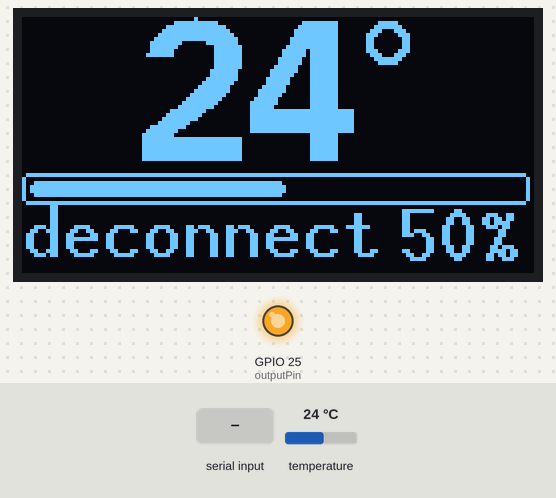
Bench run of a sketch on a simulated ESP32. Shown: 128×64 one-colour display, output pins drawn as LEDs (lit = HIGH). The test bench sets the inputs (shaded band); at power-on: temperature 24 °C. EEPROM starts erased.

Above: at 2.3 s.
2.4 s: "1" received over the second serial link
At 3.8 s:
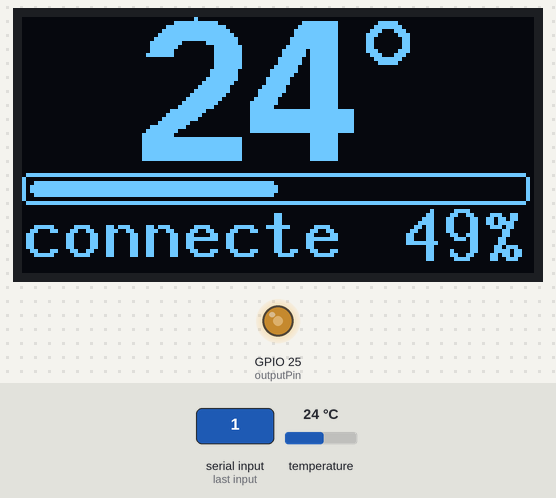
6.4 s: temperature set to 28 °C
At 7.8 s:
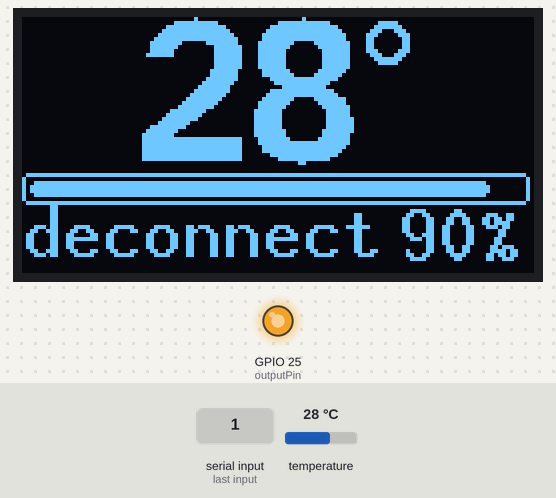
8.0 s: "0" received over the second serial link
At 9.5 s:
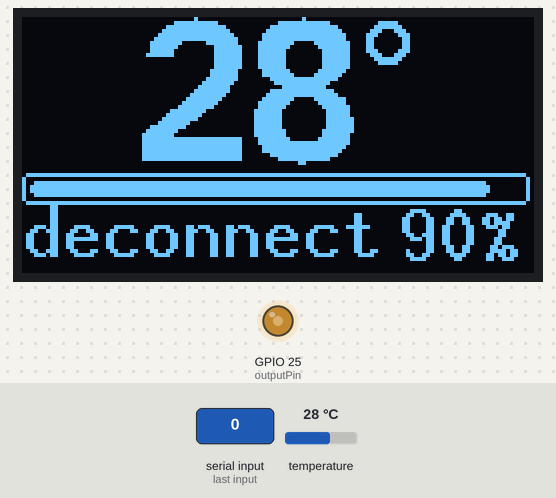
11.1 s: temperature set to 12 °C
At 11.9 s:
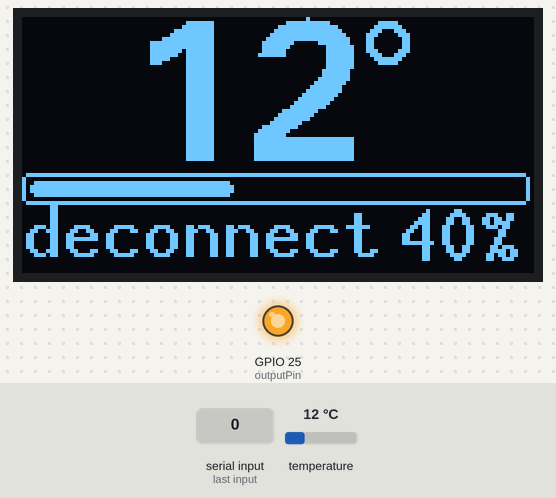
12.7 s: temperature set to 19 °C
At 13.7 s:
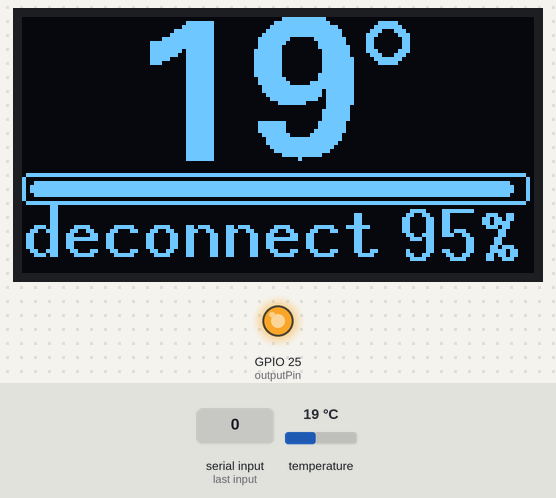
Timing chart, 0 to 15.3 s (numbered marks = the images above; inputs shaded):
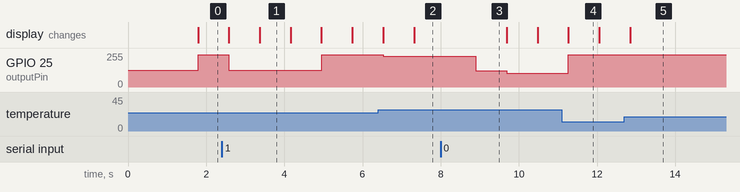

The sketch:

recepteur_Lolin_V5_05.ino
```cpp
// ********************************
// recepteur V5
// ********************************
// Le but de ce software est de realiser un recepteur de commandes pour piloter un chauffe eau electrique ECS
// pour moduler la puissance consommée
// cette version fonctionne sur la carte ESP32 LOLIN + OLED
// La resistance electrique est pilotée par un module à Triac placé près de celle ci
// la temperature de l'eau est mesurée par un ds18b20
// les echanges sont fait par port serie
// - reception d'un signal de pilotage de 0 à 100 %
// - transmission d'une temperature à l'emetteur sur le bus Myserial
// un afficheur indique la temperature de l'eau et la puissance de chauffe %
// en cas de perte de signal serie de pilotage, le chauffe eau utilise une puissance fonction de la temperature: chauffe rapidement puis se stabilise entre 50 et 60 degres
// l'eau est maintenue à une temperature minimum
// une fonction de securité active la chauffe si une periode trop longue a basse temperature a eu lieu (anti legionellose)
// elle s'active si plus de 3 jours cumulés sont passes a moins de 45 degres et se resette en passant au dessus de 60 degres
// cette valeur de temps est stockée en EEPROM en cas de coupure.
// mettre le reglage mecanique ECS au maxi
// free software by Fsa
// *********************************
// Documentation
// *************
// Librairies
// *************
#include <RBDdimmer.h>//  pour le dimmer robotdyn
#include <HardwareSerial.h> // car le port hardware serial1 de l'esp32 est crée ainsi
HardwareSerial MySerial(1);  // bus serial1 particulier au ESP32
#include <OneWire.h>            // pour lire la temperature
#include <DallasTemperature.h>  // pour la temperature
#include <EEPROM.h>             // stockage EEPROM
// *********************************

#define outputPin  25 // pour pilotage triac
#define zerocross  26 // for Lolin board
#define RX1 16  // pour Serial1
#define TX1 17  // pour Serial1

dimmerLamp dimmer(outputPin, zerocross); //initialase port for dimmer for ESP8266, ESP32, Arduino due boards

// *********************************
// capteur DS1820 ou DS18b20 connecté sur pin 52. resistance de tirage au +5 V de 2,7 Kohm
// *********************************
// Data wire is plugged into port 52 on the Arduino
#define ONE_WIRE_BUS 21
// Setup a oneWire instance to communicate with any OneWire devices
OneWire oneWire(ONE_WIRE_BUS);
// Pass our oneWire reference to Dallas Temperature.
DallasTemperature sensors(&oneWire);
// *********************************
// OLED display library - version U8G2
// *********************************
// For a connection via I2C using Wire include
#include <U8g2lib.h>
// Initialize the OLED display using Wire library
// SSD1306Wire display(0x3c, 5, 4);   // ADDRESS, SDA, SCL  -
// constructor for Oled display
U8G2_SSD1306_128X64_NONAME_F_SW_I2C u8g2(U8G2_R0, /* clock=*/ 4, /* data=*/ 5, /* reset=*/ U8X8_PIN_NONE);   // ESP32 Thing, pure SW emulated I2C
// R0,R1,R2,R3 : rotations 0,90,180,270
int outVal = 10;  // pour le debut du fonctionnement , à 10% par defaut
// uint8_t inByte = 10 ;
// int inByte = 10 ;

float celsius; //  temperature mesuree en deg Celsius, est un float a l'origine
long tempC=15; // temperature mesurée par le capteur
int temperature = 34 ;
int puissance = 50 ;
int curseur = 50 ; // pour l affichage de la barre de puissance de 0 a 100
int input ; // pour stocker inByte au format int
int msg = 0; // choix du message a afficher: 0 = demarrage, 1 AUTO, 2 deconnecte, 3 sensor fault
int temps1,temps2 ; // pour compter les temps millis
int compteur = 0; // compteur de secondes pour le reset
long legio ; // compteur pour test anti-legionellose, stocké en memoire. compte les secondes en dessous de 45 degres. Max 3 jours = 3*24*60*60 = 259200 secondes
long legiomax = 259200 ;  // 3 jours en dessous de 45 degres, sans repasser au dessus de 60 degres
int mem_legio = 0 ; // place memoire ou est stocke la variable legio

void setup() {
 // Serial.begin(115200);  // console pour tests
//  Serial.println("Demarrage");
    MySerial.begin(9600, SERIAL_8N1, RX1, TX1);  // connection a l'autre carte de pilotage (intermediaire) par bus serie
    // MySerial.begin(9600, SERIAL_8N1, IN,OUT)
  dimmer.begin(NORMAL_MODE, ON); //dimmer initialisation: name.begin(MODE, STATE)
  dimmer.setPower(puissance); // name.setPower(0%-100%)
   u8g2.begin();
   u8g2.setFont( u8g2_font_10x20_tf);
   u8g2.setDrawColor(1);
   u8g2.setFontPosTop();
   u8g2.setFontDirection(0);
   u8g2.drawStr(0,46,"++DEMARRAGE++");
   u8g2.sendBuffer();          // transfer internal memory to the display
   EEPROM.get(mem_legio,legio);  //  charge legio depuis l'EPROM
   delay(300);
}

void loop()
{
   // determination du cylce de 1 seconde
 temps1 = millis() ; // valeur actuelle du temps
  if ((temps1 - temps2) > 1000) {temps2 = temps1 ; Every1000ms ();} // effectuer cette action toutes les secondes
//      Serial.print("MySerial = "); Serial.println(MySerial.available());
 if (msg == 1) connecte ();
 if (msg == 2) deconnecte () ;
 if (msg == 3) deconnecte () ;  // cas temp inop
 if (msg == 4) deconnecte () ;  // cas reset
}
```

connecte.ino
```cpp
void connecte ()
{   while (MySerial.available() > 0) {
        puissance = MySerial.read();  // reception consigne de 1 à 100
            }
 //       puissance = inByte ; // goes to an integer
        if (legio > legiomax) {puissance = 90 ;} ; // pour le cas anti-legionellose
        dimmer.setPower(puissance); // name.setPower(0%-100%)

//      Serial.print("inByte = "); Serial.println(inByte);
    sensors.requestTemperatures(); // Send the command to get temperatures
    tempC = sensors.getTempCByIndex(0);
//    Serial.print("tempC = "); Serial.println(tempC);
    temperature = int(tempC);
    MySerial.write(temperature);

//+++++++++++++++++++++++++++++++ u8g2
    u8g2.clearBuffer();
    u8g2.setCursor(28,0);
  u8g2.setFont(u8g2_font_fub35_tf);
  u8g2.print(temperature);
  u8g2.print(char(176));          // degres
  curseur = map (puissance,0,100,0,128) ; // calcul du curseur
//  Serial.print("puissance = "); Serial.println(puissance);
//  Serial.print("curseur = "); Serial.println(curseur);
  u8g2.drawRFrame(0,39,127,8,2);  // boite arrondie vide
  u8g2.drawRBox  (2,41,curseur,4,2); // partie pleine du curseur
  u8g2.setFont( u8g2_font_10x20_tf);
//  u8g2.drawStr(0,24,"0         100");
// ligne message
  u8g2.drawStr(0,46,"connecte "); u8g2.setCursor(95,47) ;u8g2.print(puissance);u8g2.print(char(37));
  if (legio > legiomax) { u8g2.drawStr(0,46,"anti legio.  90%"); };
  u8g2.sendBuffer();
  //+++++++++++++++++++++++++++++++ test des temperatures - clause de sauvegarde
if (temperature < 30) { puissance = 50;} ;
if (temperature > 25) { puissance = 40;} ;
if (temperature > 40) { puissance = 10;} ;
//    Serial.println();
//  temperature=temperature+1;
//  if (temperature==99) {temperature=1;};
//  puissance=puissance+1;
//  if (puissance==101) {puissance=0;};

;}
```

deconnecte.ino
```cpp
void deconnecte ()
{
    if (legio > legiomax) {puissance = 90 ;} ; // pour le cas anti-legionellose
    dimmer.setPower(puissance); // name.setPower(0%-100%)
    sensors.requestTemperatures(); // Send the command to get temperatures
    tempC = sensors.getTempCByIndex(0);
//    Serial.print("tempC = "); Serial.println(tempC);
    temperature= int(tempC);
//    MySerial.write(temperature);
//+++++++++++++++++++++++++++++++ u8g2
    u8g2.clearBuffer();
    u8g2.setCursor(28,0);
  u8g2.setFont(u8g2_font_fub35_tf);
  u8g2.print(temperature);
  u8g2.print(char(176));          // degres
  curseur = map (puissance,0,100,0,128) ; // calcul du curseur
//  Serial.print("puissance = "); Serial.println(puissance);
//  Serial.print("curseur = "); Serial.println(curseur);
  u8g2.drawRFrame(0,39,127,8,2);  // boite arrondie vide
  u8g2.drawRBox  (2,41,curseur,4,2); // partie pleine du curseur
  u8g2.setFont( u8g2_font_10x20_tf);
//  u8g2.drawStr(0,24,"0         100");
// ligne message
//  case 1:    u8g2.drawStr(0,46,"connecte "); u8g2.setCursor(95,47) ;u8g2.print(inByte);u8g2.print(char(37));  break;
    u8g2.drawStr(0,46,"deconnect "); u8g2.setCursor(94,47) ;u8g2.print(puissance);u8g2.print(char(37));
      if (legio > legiomax) { u8g2.drawStr(0,46,"anti legio.  90%"); };
if (msg == 3) {  u8g2.drawStr(0,46,"CAPTEUR TEMP INOP"); };
  u8g2.sendBuffer();
//+++++++++++++++++++++++++++++++ test des temperatures
if (temperature < 30) { puissance = 95;} ;
if (temperature > 25) { puissance = 90;} ;
if (temperature > 40) { puissance = 80;} ;
if (temperature > 50) { puissance = 20;} ;
if (temperature > 60) { puissance = 10;} ;
//    Serial.println();
//  temperature=temperature+1;
//  if (temperature==99) {temperature=1;};
//  puissance=puissance+1;
//  if (puissance==101) {puissance=0;};
 ;
}
```

doc___branchements.ino
```cpp
/*
 * Carte LOLIN ESP 32 avec ecran OLED
 * Arduino IDE, carte "LOLIN D32"
 * Branchements :
 *
 * Pins N°
 * 16    RX Serial1
 * 17    TX Serial1   (attention au croisement TX/RX avec le module de commande)
 *
 * 21    bus ONE WIRE pin data du Dallas DS18B20  . connecté par une resistance de 2,7 Kohms exactement au +5V
 *
 * 25    PSM   Pulsed Modulation  module de commande a triac
 * 26    ZC    Zero Crossing      module de commande a triac
 *
 * GND   /  VCC  (5V)
 *
 */
```

every1000ms.ino
```cpp
// fonction executée toutes les 1000 ms pour ne pas réduire les temps de cycle et permettre un affichage à 1 Hz
// principalement utilisée pour le calcul des messages
// ***************************************************
void Every1000ms ()
        {
//          Serial.println("one second");
       if (MySerial.available() > 0) {  msg = 1;} else { msg = 2;} ;  // test si connection
       compteur ++;
       if (compteur == 3600) {EEPROM.put(mem_legio,legio); ESP.restart(); } ; // redemarrage toutes les heures
       if (temperature < 45) {legio ++;};
 //      EEPROM.put(mem_legio,legio);  //  sauvegarde legio en EPROM
       if (temperature > 60) {legio = 0;}  // reset legio si arrivé à 60 degres
          ;}
```

Measured:
- after the input at 2.4 s, GPIO 25 (outputPin): 242/255 → 124/255 after 0.18 s, → 127/255 0.79 s later, → 242/255 1.6 s later; the display: first differs from a run without the input after 0.97 s (image 1)
- after the input at 6.4 s, GPIO 25 (outputPin): 242/255 → 229/255 after 0.13 s; the display: first changes after 0.13 s (image 2 shows a later state)
- after the input at 8.0 s, GPIO 25 (outputPin): 229/255 → 122/255 after 0.90 s, → 102/255 0.79 s later
- after the input at 11.1 s, GPIO 25 (outputPin): 102/255 → 242/255 after 0.17 s
- after the input at 12.7 s, the display: changes after 0.15 s (image 5)
- what the display in image 1 shows lasts 0.8 s, from 3.4 s to 4.2 s
